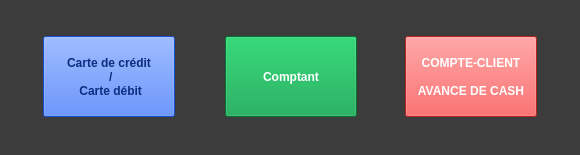
<?xml version="1.0" encoding="UTF-8"?>
<ui version="4.0">
 <class>YerothPOSVenteMethodePaiementDialog</class>
 <widget class="QDialog" name="YerothPOSVenteMethodePaiementDialog">
  <property name="windowModality">
   <enum>Qt::WindowModal</enum>
  </property>
  <property name="geometry">
   <rect>
    <x>0</x>
    <y>0</y>
    <width>580</width>
    <height>155</height>
   </rect>
  </property>
  <property name="palette">
   <palette>
    <active>
     <colorrole role="WindowText">
      <brush brushstyle="SolidPattern">
       <color alpha="255">
        <red>255</red>
        <green>255</green>
        <blue>255</blue>
       </color>
      </brush>
     </colorrole>
     <colorrole role="Button">
      <brush brushstyle="SolidPattern">
       <color alpha="255">
        <red>60</red>
        <green>60</green>
        <blue>60</blue>
       </color>
      </brush>
     </colorrole>
     <colorrole role="Light">
      <brush brushstyle="SolidPattern">
       <color alpha="255">
        <red>90</red>
        <green>90</green>
        <blue>90</blue>
       </color>
      </brush>
     </colorrole>
     <colorrole role="Midlight">
      <brush brushstyle="SolidPattern">
       <color alpha="255">
        <red>75</red>
        <green>75</green>
        <blue>75</blue>
       </color>
      </brush>
     </colorrole>
     <colorrole role="Dark">
      <brush brushstyle="SolidPattern">
       <color alpha="255">
        <red>30</red>
        <green>30</green>
        <blue>30</blue>
       </color>
      </brush>
     </colorrole>
     <colorrole role="Mid">
      <brush brushstyle="SolidPattern">
       <color alpha="255">
        <red>40</red>
        <green>40</green>
        <blue>40</blue>
       </color>
      </brush>
     </colorrole>
     <colorrole role="Text">
      <brush brushstyle="SolidPattern">
       <color alpha="255">
        <red>255</red>
        <green>255</green>
        <blue>255</blue>
       </color>
      </brush>
     </colorrole>
     <colorrole role="BrightText">
      <brush brushstyle="SolidPattern">
       <color alpha="255">
        <red>255</red>
        <green>255</green>
        <blue>255</blue>
       </color>
      </brush>
     </colorrole>
     <colorrole role="ButtonText">
      <brush brushstyle="SolidPattern">
       <color alpha="255">
        <red>255</red>
        <green>255</green>
        <blue>255</blue>
       </color>
      </brush>
     </colorrole>
     <colorrole role="Base">
      <brush brushstyle="SolidPattern">
       <color alpha="255">
        <red>0</red>
        <green>0</green>
        <blue>0</blue>
       </color>
      </brush>
     </colorrole>
     <colorrole role="Window">
      <brush brushstyle="SolidPattern">
       <color alpha="255">
        <red>60</red>
        <green>60</green>
        <blue>60</blue>
       </color>
      </brush>
     </colorrole>
     <colorrole role="Shadow">
      <brush brushstyle="SolidPattern">
       <color alpha="255">
        <red>0</red>
        <green>0</green>
        <blue>0</blue>
       </color>
      </brush>
     </colorrole>
     <colorrole role="AlternateBase">
      <brush brushstyle="SolidPattern">
       <color alpha="255">
        <red>30</red>
        <green>30</green>
        <blue>30</blue>
       </color>
      </brush>
     </colorrole>
     <colorrole role="ToolTipBase">
      <brush brushstyle="SolidPattern">
       <color alpha="255">
        <red>255</red>
        <green>255</green>
        <blue>220</blue>
       </color>
      </brush>
     </colorrole>
     <colorrole role="ToolTipText">
      <brush brushstyle="SolidPattern">
       <color alpha="255">
        <red>0</red>
        <green>0</green>
        <blue>0</blue>
       </color>
      </brush>
     </colorrole>
     <colorrole role="PlaceholderText">
      <brush brushstyle="NoBrush">
       <color alpha="128">
        <red>255</red>
        <green>255</green>
        <blue>255</blue>
       </color>
      </brush>
     </colorrole>
    </active>
    <inactive>
     <colorrole role="WindowText">
      <brush brushstyle="SolidPattern">
       <color alpha="255">
        <red>255</red>
        <green>255</green>
        <blue>255</blue>
       </color>
      </brush>
     </colorrole>
     <colorrole role="Button">
      <brush brushstyle="SolidPattern">
       <color alpha="255">
        <red>60</red>
        <green>60</green>
        <blue>60</blue>
       </color>
      </brush>
     </colorrole>
     <colorrole role="Light">
      <brush brushstyle="SolidPattern">
       <color alpha="255">
        <red>90</red>
        <green>90</green>
        <blue>90</blue>
       </color>
      </brush>
     </colorrole>
     <colorrole role="Midlight">
      <brush brushstyle="SolidPattern">
       <color alpha="255">
        <red>75</red>
        <green>75</green>
        <blue>75</blue>
       </color>
      </brush>
     </colorrole>
     <colorrole role="Dark">
      <brush brushstyle="SolidPattern">
       <color alpha="255">
        <red>30</red>
        <green>30</green>
        <blue>30</blue>
       </color>
      </brush>
     </colorrole>
     <colorrole role="Mid">
      <brush brushstyle="SolidPattern">
       <color alpha="255">
        <red>40</red>
        <green>40</green>
        <blue>40</blue>
       </color>
      </brush>
     </colorrole>
     <colorrole role="Text">
      <brush brushstyle="SolidPattern">
       <color alpha="255">
        <red>255</red>
        <green>255</green>
        <blue>255</blue>
       </color>
      </brush>
     </colorrole>
     <colorrole role="BrightText">
      <brush brushstyle="SolidPattern">
       <color alpha="255">
        <red>255</red>
        <green>255</green>
        <blue>255</blue>
       </color>
      </brush>
     </colorrole>
     <colorrole role="ButtonText">
      <brush brushstyle="SolidPattern">
       <color alpha="255">
        <red>255</red>
        <green>255</green>
        <blue>255</blue>
       </color>
      </brush>
     </colorrole>
     <colorrole role="Base">
      <brush brushstyle="SolidPattern">
       <color alpha="255">
        <red>0</red>
        <green>0</green>
        <blue>0</blue>
       </color>
      </brush>
     </colorrole>
     <colorrole role="Window">
      <brush brushstyle="SolidPattern">
       <color alpha="255">
        <red>60</red>
        <green>60</green>
        <blue>60</blue>
       </color>
      </brush>
     </colorrole>
     <colorrole role="Shadow">
      <brush brushstyle="SolidPattern">
       <color alpha="255">
        <red>0</red>
        <green>0</green>
        <blue>0</blue>
       </color>
      </brush>
     </colorrole>
     <colorrole role="AlternateBase">
      <brush brushstyle="SolidPattern">
       <color alpha="255">
        <red>30</red>
        <green>30</green>
        <blue>30</blue>
       </color>
      </brush>
     </colorrole>
     <colorrole role="ToolTipBase">
      <brush brushstyle="SolidPattern">
       <color alpha="255">
        <red>255</red>
        <green>255</green>
        <blue>220</blue>
       </color>
      </brush>
     </colorrole>
     <colorrole role="ToolTipText">
      <brush brushstyle="SolidPattern">
       <color alpha="255">
        <red>0</red>
        <green>0</green>
        <blue>0</blue>
       </color>
      </brush>
     </colorrole>
     <colorrole role="PlaceholderText">
      <brush brushstyle="NoBrush">
       <color alpha="128">
        <red>255</red>
        <green>255</green>
        <blue>255</blue>
       </color>
      </brush>
     </colorrole>
    </inactive>
    <disabled>
     <colorrole role="WindowText">
      <brush brushstyle="SolidPattern">
       <color alpha="255">
        <red>30</red>
        <green>30</green>
        <blue>30</blue>
       </color>
      </brush>
     </colorrole>
     <colorrole role="Button">
      <brush brushstyle="SolidPattern">
       <color alpha="255">
        <red>60</red>
        <green>60</green>
        <blue>60</blue>
       </color>
      </brush>
     </colorrole>
     <colorrole role="Light">
      <brush brushstyle="SolidPattern">
       <color alpha="255">
        <red>90</red>
        <green>90</green>
        <blue>90</blue>
       </color>
      </brush>
     </colorrole>
     <colorrole role="Midlight">
      <brush brushstyle="SolidPattern">
       <color alpha="255">
        <red>75</red>
        <green>75</green>
        <blue>75</blue>
       </color>
      </brush>
     </colorrole>
     <colorrole role="Dark">
      <brush brushstyle="SolidPattern">
       <color alpha="255">
        <red>30</red>
        <green>30</green>
        <blue>30</blue>
       </color>
      </brush>
     </colorrole>
     <colorrole role="Mid">
      <brush brushstyle="SolidPattern">
       <color alpha="255">
        <red>40</red>
        <green>40</green>
        <blue>40</blue>
       </color>
      </brush>
     </colorrole>
     <colorrole role="Text">
      <brush brushstyle="SolidPattern">
       <color alpha="255">
        <red>30</red>
        <green>30</green>
        <blue>30</blue>
       </color>
      </brush>
     </colorrole>
     <colorrole role="BrightText">
      <brush brushstyle="SolidPattern">
       <color alpha="255">
        <red>255</red>
        <green>255</green>
        <blue>255</blue>
       </color>
      </brush>
     </colorrole>
     <colorrole role="ButtonText">
      <brush brushstyle="SolidPattern">
       <color alpha="255">
        <red>30</red>
        <green>30</green>
        <blue>30</blue>
       </color>
      </brush>
     </colorrole>
     <colorrole role="Base">
      <brush brushstyle="SolidPattern">
       <color alpha="255">
        <red>60</red>
        <green>60</green>
        <blue>60</blue>
       </color>
      </brush>
     </colorrole>
     <colorrole role="Window">
      <brush brushstyle="SolidPattern">
       <color alpha="255">
        <red>60</red>
        <green>60</green>
        <blue>60</blue>
       </color>
      </brush>
     </colorrole>
     <colorrole role="Shadow">
      <brush brushstyle="SolidPattern">
       <color alpha="255">
        <red>0</red>
        <green>0</green>
        <blue>0</blue>
       </color>
      </brush>
     </colorrole>
     <colorrole role="AlternateBase">
      <brush brushstyle="SolidPattern">
       <color alpha="255">
        <red>60</red>
        <green>60</green>
        <blue>60</blue>
       </color>
      </brush>
     </colorrole>
     <colorrole role="ToolTipBase">
      <brush brushstyle="SolidPattern">
       <color alpha="255">
        <red>255</red>
        <green>255</green>
        <blue>220</blue>
       </color>
      </brush>
     </colorrole>
     <colorrole role="ToolTipText">
      <brush brushstyle="SolidPattern">
       <color alpha="255">
        <red>0</red>
        <green>0</green>
        <blue>0</blue>
       </color>
      </brush>
     </colorrole>
     <colorrole role="PlaceholderText">
      <brush brushstyle="NoBrush">
       <color alpha="128">
        <red>255</red>
        <green>255</green>
        <blue>255</blue>
       </color>
      </brush>
     </colorrole>
    </disabled>
   </palette>
  </property>
  <property name="windowTitle">
   <string>Méthodes de Paiement</string>
  </property>
  <widget class="YerothPushButton" name="pushButton_comptant">
   <property name="enabled">
    <bool>true</bool>
   </property>
   <property name="geometry">
    <rect>
     <x>225</x>
     <y>36</y>
     <width>132</width>
     <height>81</height>
    </rect>
   </property>
   <property name="palette">
    <palette>
     <active>
      <colorrole role="WindowText">
       <brush brushstyle="SolidPattern">
        <color alpha="255">
         <red>255</red>
         <green>255</green>
         <blue>255</blue>
        </color>
       </brush>
      </colorrole>
      <colorrole role="Button">
       <brush brushstyle="SolidPattern">
        <color alpha="255">
         <red>2</red>
         <green>160</green>
         <blue>70</blue>
        </color>
       </brush>
      </colorrole>
      <colorrole role="Light">
       <brush brushstyle="SolidPattern">
        <color alpha="255">
         <red>3</red>
         <green>240</green>
         <blue>105</blue>
        </color>
       </brush>
      </colorrole>
      <colorrole role="Midlight">
       <brush brushstyle="SolidPattern">
        <color alpha="255">
         <red>2</red>
         <green>200</green>
         <blue>87</blue>
        </color>
       </brush>
      </colorrole>
      <colorrole role="Dark">
       <brush brushstyle="SolidPattern">
        <color alpha="255">
         <red>1</red>
         <green>80</green>
         <blue>35</blue>
        </color>
       </brush>
      </colorrole>
      <colorrole role="Mid">
       <brush brushstyle="SolidPattern">
        <color alpha="255">
         <red>1</red>
         <green>107</green>
         <blue>46</blue>
        </color>
       </brush>
      </colorrole>
      <colorrole role="Text">
       <brush brushstyle="SolidPattern">
        <color alpha="255">
         <red>255</red>
         <green>255</green>
         <blue>255</blue>
        </color>
       </brush>
      </colorrole>
      <colorrole role="BrightText">
       <brush brushstyle="SolidPattern">
        <color alpha="255">
         <red>255</red>
         <green>255</green>
         <blue>255</blue>
        </color>
       </brush>
      </colorrole>
      <colorrole role="ButtonText">
       <brush brushstyle="SolidPattern">
        <color alpha="255">
         <red>255</red>
         <green>255</green>
         <blue>255</blue>
        </color>
       </brush>
      </colorrole>
      <colorrole role="Base">
       <brush brushstyle="SolidPattern">
        <color alpha="255">
         <red>255</red>
         <green>255</green>
         <blue>255</blue>
        </color>
       </brush>
      </colorrole>
      <colorrole role="Window">
       <brush brushstyle="SolidPattern">
        <color alpha="255">
         <red>2</red>
         <green>160</green>
         <blue>70</blue>
        </color>
       </brush>
      </colorrole>
      <colorrole role="Shadow">
       <brush brushstyle="SolidPattern">
        <color alpha="255">
         <red>0</red>
         <green>0</green>
         <blue>0</blue>
        </color>
       </brush>
      </colorrole>
      <colorrole role="AlternateBase">
       <brush brushstyle="SolidPattern">
        <color alpha="255">
         <red>128</red>
         <green>207</green>
         <blue>162</blue>
        </color>
       </brush>
      </colorrole>
      <colorrole role="ToolTipBase">
       <brush brushstyle="SolidPattern">
        <color alpha="255">
         <red>255</red>
         <green>255</green>
         <blue>220</blue>
        </color>
       </brush>
      </colorrole>
      <colorrole role="ToolTipText">
       <brush brushstyle="SolidPattern">
        <color alpha="255">
         <red>0</red>
         <green>0</green>
         <blue>0</blue>
        </color>
       </brush>
      </colorrole>
      <colorrole role="PlaceholderText">
       <brush brushstyle="NoBrush">
        <color alpha="128">
         <red>255</red>
         <green>255</green>
         <blue>255</blue>
        </color>
       </brush>
      </colorrole>
     </active>
     <inactive>
      <colorrole role="WindowText">
       <brush brushstyle="SolidPattern">
        <color alpha="255">
         <red>255</red>
         <green>255</green>
         <blue>255</blue>
        </color>
       </brush>
      </colorrole>
      <colorrole role="Button">
       <brush brushstyle="SolidPattern">
        <color alpha="255">
         <red>2</red>
         <green>160</green>
         <blue>70</blue>
        </color>
       </brush>
      </colorrole>
      <colorrole role="Light">
       <brush brushstyle="SolidPattern">
        <color alpha="255">
         <red>3</red>
         <green>240</green>
         <blue>105</blue>
        </color>
       </brush>
      </colorrole>
      <colorrole role="Midlight">
       <brush brushstyle="SolidPattern">
        <color alpha="255">
         <red>2</red>
         <green>200</green>
         <blue>87</blue>
        </color>
       </brush>
      </colorrole>
      <colorrole role="Dark">
       <brush brushstyle="SolidPattern">
        <color alpha="255">
         <red>1</red>
         <green>80</green>
         <blue>35</blue>
        </color>
       </brush>
      </colorrole>
      <colorrole role="Mid">
       <brush brushstyle="SolidPattern">
        <color alpha="255">
         <red>1</red>
         <green>107</green>
         <blue>46</blue>
        </color>
       </brush>
      </colorrole>
      <colorrole role="Text">
       <brush brushstyle="SolidPattern">
        <color alpha="255">
         <red>255</red>
         <green>255</green>
         <blue>255</blue>
        </color>
       </brush>
      </colorrole>
      <colorrole role="BrightText">
       <brush brushstyle="SolidPattern">
        <color alpha="255">
         <red>255</red>
         <green>255</green>
         <blue>255</blue>
        </color>
       </brush>
      </colorrole>
      <colorrole role="ButtonText">
       <brush brushstyle="SolidPattern">
        <color alpha="255">
         <red>255</red>
         <green>255</green>
         <blue>255</blue>
        </color>
       </brush>
      </colorrole>
      <colorrole role="Base">
       <brush brushstyle="SolidPattern">
        <color alpha="255">
         <red>255</red>
         <green>255</green>
         <blue>255</blue>
        </color>
       </brush>
      </colorrole>
      <colorrole role="Window">
       <brush brushstyle="SolidPattern">
        <color alpha="255">
         <red>2</red>
         <green>160</green>
         <blue>70</blue>
        </color>
       </brush>
      </colorrole>
      <colorrole role="Shadow">
       <brush brushstyle="SolidPattern">
        <color alpha="255">
         <red>0</red>
         <green>0</green>
         <blue>0</blue>
        </color>
       </brush>
      </colorrole>
      <colorrole role="AlternateBase">
       <brush brushstyle="SolidPattern">
        <color alpha="255">
         <red>128</red>
         <green>207</green>
         <blue>162</blue>
        </color>
       </brush>
      </colorrole>
      <colorrole role="ToolTipBase">
       <brush brushstyle="SolidPattern">
        <color alpha="255">
         <red>255</red>
         <green>255</green>
         <blue>220</blue>
        </color>
       </brush>
      </colorrole>
      <colorrole role="ToolTipText">
       <brush brushstyle="SolidPattern">
        <color alpha="255">
         <red>0</red>
         <green>0</green>
         <blue>0</blue>
        </color>
       </brush>
      </colorrole>
      <colorrole role="PlaceholderText">
       <brush brushstyle="NoBrush">
        <color alpha="128">
         <red>255</red>
         <green>255</green>
         <blue>255</blue>
        </color>
       </brush>
      </colorrole>
     </inactive>
     <disabled>
      <colorrole role="WindowText">
       <brush brushstyle="SolidPattern">
        <color alpha="255">
         <red>1</red>
         <green>80</green>
         <blue>35</blue>
        </color>
       </brush>
      </colorrole>
      <colorrole role="Button">
       <brush brushstyle="SolidPattern">
        <color alpha="255">
         <red>2</red>
         <green>160</green>
         <blue>70</blue>
        </color>
       </brush>
      </colorrole>
      <colorrole role="Light">
       <brush brushstyle="SolidPattern">
        <color alpha="255">
         <red>3</red>
         <green>240</green>
         <blue>105</blue>
        </color>
       </brush>
      </colorrole>
      <colorrole role="Midlight">
       <brush brushstyle="SolidPattern">
        <color alpha="255">
         <red>2</red>
         <green>200</green>
         <blue>87</blue>
        </color>
       </brush>
      </colorrole>
      <colorrole role="Dark">
       <brush brushstyle="SolidPattern">
        <color alpha="255">
         <red>1</red>
         <green>80</green>
         <blue>35</blue>
        </color>
       </brush>
      </colorrole>
      <colorrole role="Mid">
       <brush brushstyle="SolidPattern">
        <color alpha="255">
         <red>1</red>
         <green>107</green>
         <blue>46</blue>
        </color>
       </brush>
      </colorrole>
      <colorrole role="Text">
       <brush brushstyle="SolidPattern">
        <color alpha="255">
         <red>1</red>
         <green>80</green>
         <blue>35</blue>
        </color>
       </brush>
      </colorrole>
      <colorrole role="BrightText">
       <brush brushstyle="SolidPattern">
        <color alpha="255">
         <red>255</red>
         <green>255</green>
         <blue>255</blue>
        </color>
       </brush>
      </colorrole>
      <colorrole role="ButtonText">
       <brush brushstyle="SolidPattern">
        <color alpha="255">
         <red>1</red>
         <green>80</green>
         <blue>35</blue>
        </color>
       </brush>
      </colorrole>
      <colorrole role="Base">
       <brush brushstyle="SolidPattern">
        <color alpha="255">
         <red>2</red>
         <green>160</green>
         <blue>70</blue>
        </color>
       </brush>
      </colorrole>
      <colorrole role="Window">
       <brush brushstyle="SolidPattern">
        <color alpha="255">
         <red>2</red>
         <green>160</green>
         <blue>70</blue>
        </color>
       </brush>
      </colorrole>
      <colorrole role="Shadow">
       <brush brushstyle="SolidPattern">
        <color alpha="255">
         <red>0</red>
         <green>0</green>
         <blue>0</blue>
        </color>
       </brush>
      </colorrole>
      <colorrole role="AlternateBase">
       <brush brushstyle="SolidPattern">
        <color alpha="255">
         <red>2</red>
         <green>160</green>
         <blue>70</blue>
        </color>
       </brush>
      </colorrole>
      <colorrole role="ToolTipBase">
       <brush brushstyle="SolidPattern">
        <color alpha="255">
         <red>255</red>
         <green>255</green>
         <blue>220</blue>
        </color>
       </brush>
      </colorrole>
      <colorrole role="ToolTipText">
       <brush brushstyle="SolidPattern">
        <color alpha="255">
         <red>0</red>
         <green>0</green>
         <blue>0</blue>
        </color>
       </brush>
      </colorrole>
      <colorrole role="PlaceholderText">
       <brush brushstyle="NoBrush">
        <color alpha="128">
         <red>255</red>
         <green>255</green>
         <blue>255</blue>
        </color>
       </brush>
      </colorrole>
     </disabled>
    </palette>
   </property>
   <property name="font">
    <font>
     <weight>75</weight>
     <bold>true</bold>
     <underline>false</underline>
     <strikeout>false</strikeout>
    </font>
   </property>
   <property name="text">
    <string>Comptant</string>
   </property>
   <property name="autoDefault">
    <bool>false</bool>
   </property>
   <property name="flat">
    <bool>false</bool>
   </property>
  </widget>
  <widget class="YerothPushButton" name="pushButton_carte_de_credit">
   <property name="enabled">
    <bool>false</bool>
   </property>
   <property name="geometry">
    <rect>
     <x>43</x>
     <y>36</y>
     <width>132</width>
     <height>81</height>
    </rect>
   </property>
   <property name="palette">
    <palette>
     <active>
      <colorrole role="WindowText">
       <brush brushstyle="SolidPattern">
        <color alpha="255">
         <red>255</red>
         <green>255</green>
         <blue>255</blue>
        </color>
       </brush>
      </colorrole>
      <colorrole role="Button">
       <brush brushstyle="SolidPattern">
        <color alpha="255">
         <red>27</red>
         <green>93</green>
         <blue>255</blue>
        </color>
       </brush>
      </colorrole>
      <colorrole role="Light">
       <brush brushstyle="SolidPattern">
        <color alpha="255">
         <red>155</red>
         <green>184</green>
         <blue>255</blue>
        </color>
       </brush>
      </colorrole>
      <colorrole role="Midlight">
       <brush brushstyle="SolidPattern">
        <color alpha="255">
         <red>91</red>
         <green>138</green>
         <blue>255</blue>
        </color>
       </brush>
      </colorrole>
      <colorrole role="Dark">
       <brush brushstyle="SolidPattern">
        <color alpha="255">
         <red>13</red>
         <green>46</green>
         <blue>127</blue>
        </color>
       </brush>
      </colorrole>
      <colorrole role="Mid">
       <brush brushstyle="SolidPattern">
        <color alpha="255">
         <red>18</red>
         <green>62</green>
         <blue>170</blue>
        </color>
       </brush>
      </colorrole>
      <colorrole role="Text">
       <brush brushstyle="SolidPattern">
        <color alpha="255">
         <red>255</red>
         <green>255</green>
         <blue>255</blue>
        </color>
       </brush>
      </colorrole>
      <colorrole role="BrightText">
       <brush brushstyle="SolidPattern">
        <color alpha="255">
         <red>255</red>
         <green>255</green>
         <blue>255</blue>
        </color>
       </brush>
      </colorrole>
      <colorrole role="ButtonText">
       <brush brushstyle="SolidPattern">
        <color alpha="255">
         <red>255</red>
         <green>255</green>
         <blue>255</blue>
        </color>
       </brush>
      </colorrole>
      <colorrole role="Base">
       <brush brushstyle="SolidPattern">
        <color alpha="255">
         <red>255</red>
         <green>255</green>
         <blue>255</blue>
        </color>
       </brush>
      </colorrole>
      <colorrole role="Window">
       <brush brushstyle="SolidPattern">
        <color alpha="255">
         <red>27</red>
         <green>93</green>
         <blue>255</blue>
        </color>
       </brush>
      </colorrole>
      <colorrole role="Shadow">
       <brush brushstyle="SolidPattern">
        <color alpha="255">
         <red>0</red>
         <green>0</green>
         <blue>0</blue>
        </color>
       </brush>
      </colorrole>
      <colorrole role="AlternateBase">
       <brush brushstyle="SolidPattern">
        <color alpha="255">
         <red>141</red>
         <green>174</green>
         <blue>255</blue>
        </color>
       </brush>
      </colorrole>
      <colorrole role="ToolTipBase">
       <brush brushstyle="SolidPattern">
        <color alpha="255">
         <red>255</red>
         <green>255</green>
         <blue>220</blue>
        </color>
       </brush>
      </colorrole>
      <colorrole role="ToolTipText">
       <brush brushstyle="SolidPattern">
        <color alpha="255">
         <red>0</red>
         <green>0</green>
         <blue>0</blue>
        </color>
       </brush>
      </colorrole>
      <colorrole role="PlaceholderText">
       <brush brushstyle="NoBrush">
        <color alpha="128">
         <red>255</red>
         <green>255</green>
         <blue>255</blue>
        </color>
       </brush>
      </colorrole>
     </active>
     <inactive>
      <colorrole role="WindowText">
       <brush brushstyle="SolidPattern">
        <color alpha="255">
         <red>255</red>
         <green>255</green>
         <blue>255</blue>
        </color>
       </brush>
      </colorrole>
      <colorrole role="Button">
       <brush brushstyle="SolidPattern">
        <color alpha="255">
         <red>27</red>
         <green>93</green>
         <blue>255</blue>
        </color>
       </brush>
      </colorrole>
      <colorrole role="Light">
       <brush brushstyle="SolidPattern">
        <color alpha="255">
         <red>155</red>
         <green>184</green>
         <blue>255</blue>
        </color>
       </brush>
      </colorrole>
      <colorrole role="Midlight">
       <brush brushstyle="SolidPattern">
        <color alpha="255">
         <red>91</red>
         <green>138</green>
         <blue>255</blue>
        </color>
       </brush>
      </colorrole>
      <colorrole role="Dark">
       <brush brushstyle="SolidPattern">
        <color alpha="255">
         <red>13</red>
         <green>46</green>
         <blue>127</blue>
        </color>
       </brush>
      </colorrole>
      <colorrole role="Mid">
       <brush brushstyle="SolidPattern">
        <color alpha="255">
         <red>18</red>
         <green>62</green>
         <blue>170</blue>
        </color>
       </brush>
      </colorrole>
      <colorrole role="Text">
       <brush brushstyle="SolidPattern">
        <color alpha="255">
         <red>255</red>
         <green>255</green>
         <blue>255</blue>
        </color>
       </brush>
      </colorrole>
      <colorrole role="BrightText">
       <brush brushstyle="SolidPattern">
        <color alpha="255">
         <red>255</red>
         <green>255</green>
         <blue>255</blue>
        </color>
       </brush>
      </colorrole>
      <colorrole role="ButtonText">
       <brush brushstyle="SolidPattern">
        <color alpha="255">
         <red>255</red>
         <green>255</green>
         <blue>255</blue>
        </color>
       </brush>
      </colorrole>
      <colorrole role="Base">
       <brush brushstyle="SolidPattern">
        <color alpha="255">
         <red>255</red>
         <green>255</green>
         <blue>255</blue>
        </color>
       </brush>
      </colorrole>
      <colorrole role="Window">
       <brush brushstyle="SolidPattern">
        <color alpha="255">
         <red>27</red>
         <green>93</green>
         <blue>255</blue>
        </color>
       </brush>
      </colorrole>
      <colorrole role="Shadow">
       <brush brushstyle="SolidPattern">
        <color alpha="255">
         <red>0</red>
         <green>0</green>
         <blue>0</blue>
        </color>
       </brush>
      </colorrole>
      <colorrole role="AlternateBase">
       <brush brushstyle="SolidPattern">
        <color alpha="255">
         <red>141</red>
         <green>174</green>
         <blue>255</blue>
        </color>
       </brush>
      </colorrole>
      <colorrole role="ToolTipBase">
       <brush brushstyle="SolidPattern">
        <color alpha="255">
         <red>255</red>
         <green>255</green>
         <blue>220</blue>
        </color>
       </brush>
      </colorrole>
      <colorrole role="ToolTipText">
       <brush brushstyle="SolidPattern">
        <color alpha="255">
         <red>0</red>
         <green>0</green>
         <blue>0</blue>
        </color>
       </brush>
      </colorrole>
      <colorrole role="PlaceholderText">
       <brush brushstyle="NoBrush">
        <color alpha="128">
         <red>255</red>
         <green>255</green>
         <blue>255</blue>
        </color>
       </brush>
      </colorrole>
     </inactive>
     <disabled>
      <colorrole role="WindowText">
       <brush brushstyle="SolidPattern">
        <color alpha="255">
         <red>13</red>
         <green>46</green>
         <blue>127</blue>
        </color>
       </brush>
      </colorrole>
      <colorrole role="Button">
       <brush brushstyle="SolidPattern">
        <color alpha="255">
         <red>27</red>
         <green>93</green>
         <blue>255</blue>
        </color>
       </brush>
      </colorrole>
      <colorrole role="Light">
       <brush brushstyle="SolidPattern">
        <color alpha="255">
         <red>155</red>
         <green>184</green>
         <blue>255</blue>
        </color>
       </brush>
      </colorrole>
      <colorrole role="Midlight">
       <brush brushstyle="SolidPattern">
        <color alpha="255">
         <red>91</red>
         <green>138</green>
         <blue>255</blue>
        </color>
       </brush>
      </colorrole>
      <colorrole role="Dark">
       <brush brushstyle="SolidPattern">
        <color alpha="255">
         <red>13</red>
         <green>46</green>
         <blue>127</blue>
        </color>
       </brush>
      </colorrole>
      <colorrole role="Mid">
       <brush brushstyle="SolidPattern">
        <color alpha="255">
         <red>18</red>
         <green>62</green>
         <blue>170</blue>
        </color>
       </brush>
      </colorrole>
      <colorrole role="Text">
       <brush brushstyle="SolidPattern">
        <color alpha="255">
         <red>13</red>
         <green>46</green>
         <blue>127</blue>
        </color>
       </brush>
      </colorrole>
      <colorrole role="BrightText">
       <brush brushstyle="SolidPattern">
        <color alpha="255">
         <red>255</red>
         <green>255</green>
         <blue>255</blue>
        </color>
       </brush>
      </colorrole>
      <colorrole role="ButtonText">
       <brush brushstyle="SolidPattern">
        <color alpha="255">
         <red>13</red>
         <green>46</green>
         <blue>127</blue>
        </color>
       </brush>
      </colorrole>
      <colorrole role="Base">
       <brush brushstyle="SolidPattern">
        <color alpha="255">
         <red>27</red>
         <green>93</green>
         <blue>255</blue>
        </color>
       </brush>
      </colorrole>
      <colorrole role="Window">
       <brush brushstyle="SolidPattern">
        <color alpha="255">
         <red>27</red>
         <green>93</green>
         <blue>255</blue>
        </color>
       </brush>
      </colorrole>
      <colorrole role="Shadow">
       <brush brushstyle="SolidPattern">
        <color alpha="255">
         <red>0</red>
         <green>0</green>
         <blue>0</blue>
        </color>
       </brush>
      </colorrole>
      <colorrole role="AlternateBase">
       <brush brushstyle="SolidPattern">
        <color alpha="255">
         <red>27</red>
         <green>93</green>
         <blue>255</blue>
        </color>
       </brush>
      </colorrole>
      <colorrole role="ToolTipBase">
       <brush brushstyle="SolidPattern">
        <color alpha="255">
         <red>255</red>
         <green>255</green>
         <blue>220</blue>
        </color>
       </brush>
      </colorrole>
      <colorrole role="ToolTipText">
       <brush brushstyle="SolidPattern">
        <color alpha="255">
         <red>0</red>
         <green>0</green>
         <blue>0</blue>
        </color>
       </brush>
      </colorrole>
      <colorrole role="PlaceholderText">
       <brush brushstyle="NoBrush">
        <color alpha="128">
         <red>255</red>
         <green>255</green>
         <blue>255</blue>
        </color>
       </brush>
      </colorrole>
     </disabled>
    </palette>
   </property>
   <property name="font">
    <font>
     <weight>75</weight>
     <bold>true</bold>
     <underline>false</underline>
     <strikeout>false</strikeout>
    </font>
   </property>
   <property name="text">
    <string>Carte de crédit 
 / 
 Carte débit</string>
   </property>
   <property name="autoDefault">
    <bool>false</bool>
   </property>
   <property name="flat">
    <bool>false</bool>
   </property>
  </widget>
  <widget class="YerothPushButton" name="pushButton_compte_client_AVANCE_DE_CASH">
   <property name="enabled">
    <bool>true</bool>
   </property>
   <property name="geometry">
    <rect>
     <x>405</x>
     <y>36</y>
     <width>132</width>
     <height>81</height>
    </rect>
   </property>
   <property name="palette">
    <palette>
     <active>
      <colorrole role="WindowText">
       <brush brushstyle="SolidPattern">
        <color alpha="255">
         <red>255</red>
         <green>255</green>
         <blue>255</blue>
        </color>
       </brush>
      </colorrole>
      <colorrole role="Button">
       <brush brushstyle="SolidPattern">
        <color alpha="255">
         <red>255</red>
         <green>48</green>
         <blue>48</blue>
        </color>
       </brush>
      </colorrole>
      <colorrole role="Light">
       <brush brushstyle="SolidPattern">
        <color alpha="255">
         <red>255</red>
         <green>176</green>
         <blue>176</blue>
        </color>
       </brush>
      </colorrole>
      <colorrole role="Midlight">
       <brush brushstyle="SolidPattern">
        <color alpha="255">
         <red>255</red>
         <green>112</green>
         <blue>112</blue>
        </color>
       </brush>
      </colorrole>
      <colorrole role="Dark">
       <brush brushstyle="SolidPattern">
        <color alpha="255">
         <red>127</red>
         <green>24</green>
         <blue>24</blue>
        </color>
       </brush>
      </colorrole>
      <colorrole role="Mid">
       <brush brushstyle="SolidPattern">
        <color alpha="255">
         <red>170</red>
         <green>32</green>
         <blue>32</blue>
        </color>
       </brush>
      </colorrole>
      <colorrole role="Text">
       <brush brushstyle="SolidPattern">
        <color alpha="255">
         <red>255</red>
         <green>255</green>
         <blue>255</blue>
        </color>
       </brush>
      </colorrole>
      <colorrole role="BrightText">
       <brush brushstyle="SolidPattern">
        <color alpha="255">
         <red>255</red>
         <green>255</green>
         <blue>255</blue>
        </color>
       </brush>
      </colorrole>
      <colorrole role="ButtonText">
       <brush brushstyle="SolidPattern">
        <color alpha="255">
         <red>255</red>
         <green>255</green>
         <blue>255</blue>
        </color>
       </brush>
      </colorrole>
      <colorrole role="Base">
       <brush brushstyle="SolidPattern">
        <color alpha="255">
         <red>255</red>
         <green>255</green>
         <blue>255</blue>
        </color>
       </brush>
      </colorrole>
      <colorrole role="Window">
       <brush brushstyle="SolidPattern">
        <color alpha="255">
         <red>255</red>
         <green>48</green>
         <blue>48</blue>
        </color>
       </brush>
      </colorrole>
      <colorrole role="Shadow">
       <brush brushstyle="SolidPattern">
        <color alpha="255">
         <red>0</red>
         <green>0</green>
         <blue>0</blue>
        </color>
       </brush>
      </colorrole>
      <colorrole role="AlternateBase">
       <brush brushstyle="SolidPattern">
        <color alpha="255">
         <red>255</red>
         <green>151</green>
         <blue>151</blue>
        </color>
       </brush>
      </colorrole>
      <colorrole role="ToolTipBase">
       <brush brushstyle="SolidPattern">
        <color alpha="255">
         <red>255</red>
         <green>255</green>
         <blue>220</blue>
        </color>
       </brush>
      </colorrole>
      <colorrole role="ToolTipText">
       <brush brushstyle="SolidPattern">
        <color alpha="255">
         <red>0</red>
         <green>0</green>
         <blue>0</blue>
        </color>
       </brush>
      </colorrole>
      <colorrole role="PlaceholderText">
       <brush brushstyle="NoBrush">
        <color alpha="128">
         <red>255</red>
         <green>255</green>
         <blue>255</blue>
        </color>
       </brush>
      </colorrole>
     </active>
     <inactive>
      <colorrole role="WindowText">
       <brush brushstyle="SolidPattern">
        <color alpha="255">
         <red>255</red>
         <green>255</green>
         <blue>255</blue>
        </color>
       </brush>
      </colorrole>
      <colorrole role="Button">
       <brush brushstyle="SolidPattern">
        <color alpha="255">
         <red>255</red>
         <green>48</green>
         <blue>48</blue>
        </color>
       </brush>
      </colorrole>
      <colorrole role="Light">
       <brush brushstyle="SolidPattern">
        <color alpha="255">
         <red>255</red>
         <green>176</green>
         <blue>176</blue>
        </color>
       </brush>
      </colorrole>
      <colorrole role="Midlight">
       <brush brushstyle="SolidPattern">
        <color alpha="255">
         <red>255</red>
         <green>112</green>
         <blue>112</blue>
        </color>
       </brush>
      </colorrole>
      <colorrole role="Dark">
       <brush brushstyle="SolidPattern">
        <color alpha="255">
         <red>127</red>
         <green>24</green>
         <blue>24</blue>
        </color>
       </brush>
      </colorrole>
      <colorrole role="Mid">
       <brush brushstyle="SolidPattern">
        <color alpha="255">
         <red>170</red>
         <green>32</green>
         <blue>32</blue>
        </color>
       </brush>
      </colorrole>
      <colorrole role="Text">
       <brush brushstyle="SolidPattern">
        <color alpha="255">
         <red>255</red>
         <green>255</green>
         <blue>255</blue>
        </color>
       </brush>
      </colorrole>
      <colorrole role="BrightText">
       <brush brushstyle="SolidPattern">
        <color alpha="255">
         <red>255</red>
         <green>255</green>
         <blue>255</blue>
        </color>
       </brush>
      </colorrole>
      <colorrole role="ButtonText">
       <brush brushstyle="SolidPattern">
        <color alpha="255">
         <red>255</red>
         <green>255</green>
         <blue>255</blue>
        </color>
       </brush>
      </colorrole>
      <colorrole role="Base">
       <brush brushstyle="SolidPattern">
        <color alpha="255">
         <red>255</red>
         <green>255</green>
         <blue>255</blue>
        </color>
       </brush>
      </colorrole>
      <colorrole role="Window">
       <brush brushstyle="SolidPattern">
        <color alpha="255">
         <red>255</red>
         <green>48</green>
         <blue>48</blue>
        </color>
       </brush>
      </colorrole>
      <colorrole role="Shadow">
       <brush brushstyle="SolidPattern">
        <color alpha="255">
         <red>0</red>
         <green>0</green>
         <blue>0</blue>
        </color>
       </brush>
      </colorrole>
      <colorrole role="AlternateBase">
       <brush brushstyle="SolidPattern">
        <color alpha="255">
         <red>255</red>
         <green>151</green>
         <blue>151</blue>
        </color>
       </brush>
      </colorrole>
      <colorrole role="ToolTipBase">
       <brush brushstyle="SolidPattern">
        <color alpha="255">
         <red>255</red>
         <green>255</green>
         <blue>220</blue>
        </color>
       </brush>
      </colorrole>
      <colorrole role="ToolTipText">
       <brush brushstyle="SolidPattern">
        <color alpha="255">
         <red>0</red>
         <green>0</green>
         <blue>0</blue>
        </color>
       </brush>
      </colorrole>
      <colorrole role="PlaceholderText">
       <brush brushstyle="NoBrush">
        <color alpha="128">
         <red>255</red>
         <green>255</green>
         <blue>255</blue>
        </color>
       </brush>
      </colorrole>
     </inactive>
     <disabled>
      <colorrole role="WindowText">
       <brush brushstyle="SolidPattern">
        <color alpha="255">
         <red>127</red>
         <green>24</green>
         <blue>24</blue>
        </color>
       </brush>
      </colorrole>
      <colorrole role="Button">
       <brush brushstyle="SolidPattern">
        <color alpha="255">
         <red>255</red>
         <green>48</green>
         <blue>48</blue>
        </color>
       </brush>
      </colorrole>
      <colorrole role="Light">
       <brush brushstyle="SolidPattern">
        <color alpha="255">
         <red>255</red>
         <green>176</green>
         <blue>176</blue>
        </color>
       </brush>
      </colorrole>
      <colorrole role="Midlight">
       <brush brushstyle="SolidPattern">
        <color alpha="255">
         <red>255</red>
         <green>112</green>
         <blue>112</blue>
        </color>
       </brush>
      </colorrole>
      <colorrole role="Dark">
       <brush brushstyle="SolidPattern">
        <color alpha="255">
         <red>127</red>
         <green>24</green>
         <blue>24</blue>
        </color>
       </brush>
      </colorrole>
      <colorrole role="Mid">
       <brush brushstyle="SolidPattern">
        <color alpha="255">
         <red>170</red>
         <green>32</green>
         <blue>32</blue>
        </color>
       </brush>
      </colorrole>
      <colorrole role="Text">
       <brush brushstyle="SolidPattern">
        <color alpha="255">
         <red>127</red>
         <green>24</green>
         <blue>24</blue>
        </color>
       </brush>
      </colorrole>
      <colorrole role="BrightText">
       <brush brushstyle="SolidPattern">
        <color alpha="255">
         <red>255</red>
         <green>255</green>
         <blue>255</blue>
        </color>
       </brush>
      </colorrole>
      <colorrole role="ButtonText">
       <brush brushstyle="SolidPattern">
        <color alpha="255">
         <red>127</red>
         <green>24</green>
         <blue>24</blue>
        </color>
       </brush>
      </colorrole>
      <colorrole role="Base">
       <brush brushstyle="SolidPattern">
        <color alpha="255">
         <red>255</red>
         <green>48</green>
         <blue>48</blue>
        </color>
       </brush>
      </colorrole>
      <colorrole role="Window">
       <brush brushstyle="SolidPattern">
        <color alpha="255">
         <red>255</red>
         <green>48</green>
         <blue>48</blue>
        </color>
       </brush>
      </colorrole>
      <colorrole role="Shadow">
       <brush brushstyle="SolidPattern">
        <color alpha="255">
         <red>0</red>
         <green>0</green>
         <blue>0</blue>
        </color>
       </brush>
      </colorrole>
      <colorrole role="AlternateBase">
       <brush brushstyle="SolidPattern">
        <color alpha="255">
         <red>255</red>
         <green>48</green>
         <blue>48</blue>
        </color>
       </brush>
      </colorrole>
      <colorrole role="ToolTipBase">
       <brush brushstyle="SolidPattern">
        <color alpha="255">
         <red>255</red>
         <green>255</green>
         <blue>220</blue>
        </color>
       </brush>
      </colorrole>
      <colorrole role="ToolTipText">
       <brush brushstyle="SolidPattern">
        <color alpha="255">
         <red>0</red>
         <green>0</green>
         <blue>0</blue>
        </color>
       </brush>
      </colorrole>
      <colorrole role="PlaceholderText">
       <brush brushstyle="NoBrush">
        <color alpha="128">
         <red>255</red>
         <green>255</green>
         <blue>255</blue>
        </color>
       </brush>
      </colorrole>
     </disabled>
    </palette>
   </property>
   <property name="font">
    <font>
     <weight>75</weight>
     <bold>true</bold>
     <underline>false</underline>
     <strikeout>false</strikeout>
    </font>
   </property>
   <property name="text">
    <string>COMPTE-CLIENT

AVANCE DE CASH</string>
   </property>
   <property name="autoDefault">
    <bool>false</bool>
   </property>
   <property name="flat">
    <bool>false</bool>
   </property>
  </widget>
 </widget>
 <customwidgets>
  <customwidget>
   <class>YerothPushButton</class>
   <extends>QPushButton</extends>
   <header>src/widgets/yeroth-erp-push-button.hpp</header>
   <slots>
    <slot>handleItemModification(QModelIndex)</slot>
   </slots>
  </customwidget>
 </customwidgets>
 <resources/>
 <connections/>
</ui>
